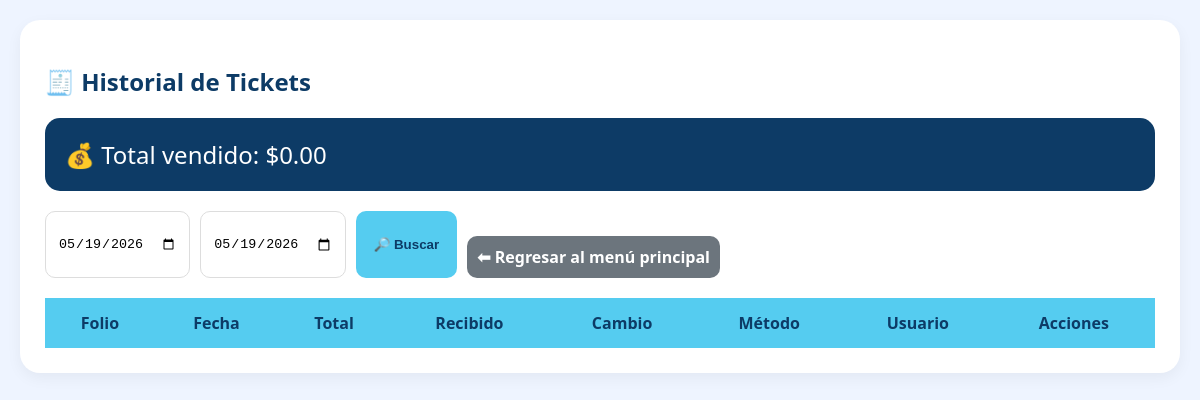
The app's page /ventas/historial_tickets.php, older data.
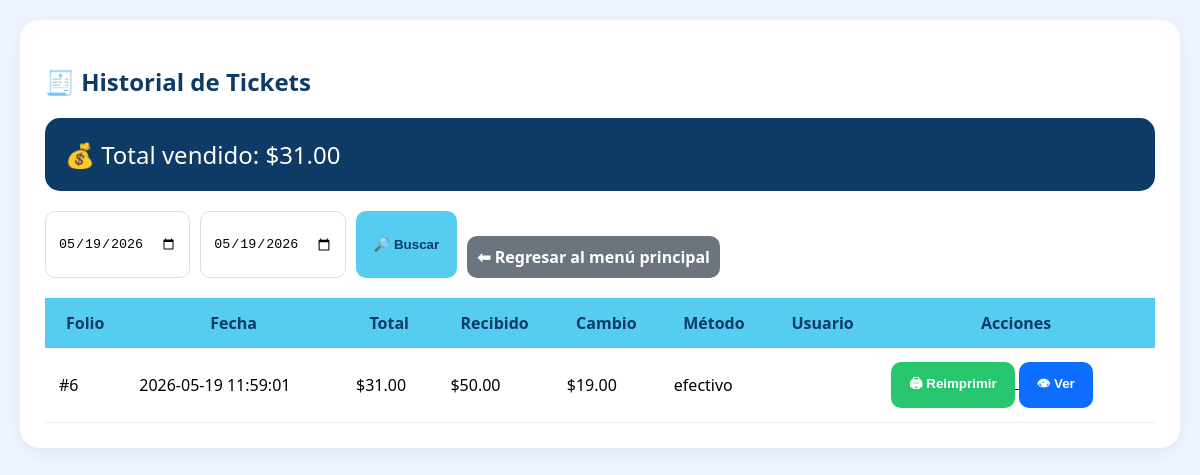
The same page, newer data.
### tables this page shows
CREATE TABLE `ventas` (
  `id` int(11) NOT NULL,
  `fecha` datetime DEFAULT current_timestamp(),
  `total` decimal(10,2) DEFAULT NULL,
  `recibido` decimal(10,2) DEFAULT 0.00,
  `cambio` decimal(10,2) DEFAULT 0.00,
  `usuario_id` int(11) DEFAULT NULL,
  `metodo_pago` varchar(50) DEFAULT 'efectivo'
);

### ventas/historial_tickets.php (the view, shortened to what this page needs)
<?php
include("../config/db.php");
$fecha_inicio = $_GET['inicio'] ?? date("Y-m-d");
$fecha_fin = $_GET['fin'] ?? date("Y-m-d");
$sql = "
SELECT
    ventas.*,
    usuarios.nombre AS usuario
FROM ventas
LEFT JOIN usuarios
ON ventas.usuario_id = usuarios.id
WHERE DATE(ventas.fecha)
BETWEEN ? AND ?
ORDER BY ventas.id DESC
";
$stmt = $conexion->prepare($sql);
$stmt->execute([
    $fecha_inicio,
    $fecha_fin
]);
$ventas = $stmt->fetchAll();
$totalDia = 0;
foreach($ventas as $v){
    $totalDia += $v['total'];
}
?>
<!DOCTYPE html>
<html lang="es">
<head>
</head>
<body>
<div class="card">
<h2>🧾 Historial de Tickets</h2>
<div class="total">
    💰 Total vendido:
    $<?php echo number_format($totalDia,2); ?>
</div>
<form method="GET">
<div class="filtros">
    <input
    type="date"
    name="inicio"
    value="<?php echo $fecha_inicio; ?>">
    <input
    type="date"
    name="fin"
    value="<?php echo $fecha_fin; ?>">
    <button class="btn buscar">
        🔎 Buscar
    </button>
    <a href="../index.php" class="btn-back">
                    ⬅ Regresar al menú principal
</a>
</div>
</form>
<table>
<thead>
<tr>
    <th>Folio</th>
    <th>Fecha</th>
    <th>Total</th>
    <th>Recibido</th>
    <th>Cambio</th>
    <th>Método</th>
    <th>Usuario</th>
    <th>Acciones</th>
</tr>
</thead>
<tbody>
<?php foreach($ventas as $v): ?>
<tr>
<td>
    #<?php echo $v['id']; ?>
</td>
<td>
    <?php echo $v['fecha']; ?>
</td>
<td>
    $<?php echo number_format($v['total'],2); ?>
</td>
<td>
    $<?php echo number_format($v['recibido'],2); ?>
</td>
<td>
    $<?php echo number_format($v['cambio'],2); ?>
</td>
<td>
    <?php echo $v['metodo_pago']; ?>
</td>
<td>
</td>
<td>
<a
href="ticket.php?id=<?php echo $v['id']; ?>"
target="_blank">
<button class="btn imprimir">
🖨 Reimprimir
</button>
</a>
<a
href="detalle_ticket.php?id=<?php echo $v['id']; ?>">
<button class="btn detalle">
👁 Ver
</button>
</a>
</td>
</tr>
<?php endforeach; ?>
</tbody>
</table>
</div>
</body>
</html>

Row changes from the older to the newer data that the page shows:
added ventas: id "6", fecha "2026-05-19 11:59:01", total "31.00", recibido "50.00", cambio "19.00", metodo_pago "efectivo"
Text that changed along with them:
$totalDia: "0.00" → "31.00"
